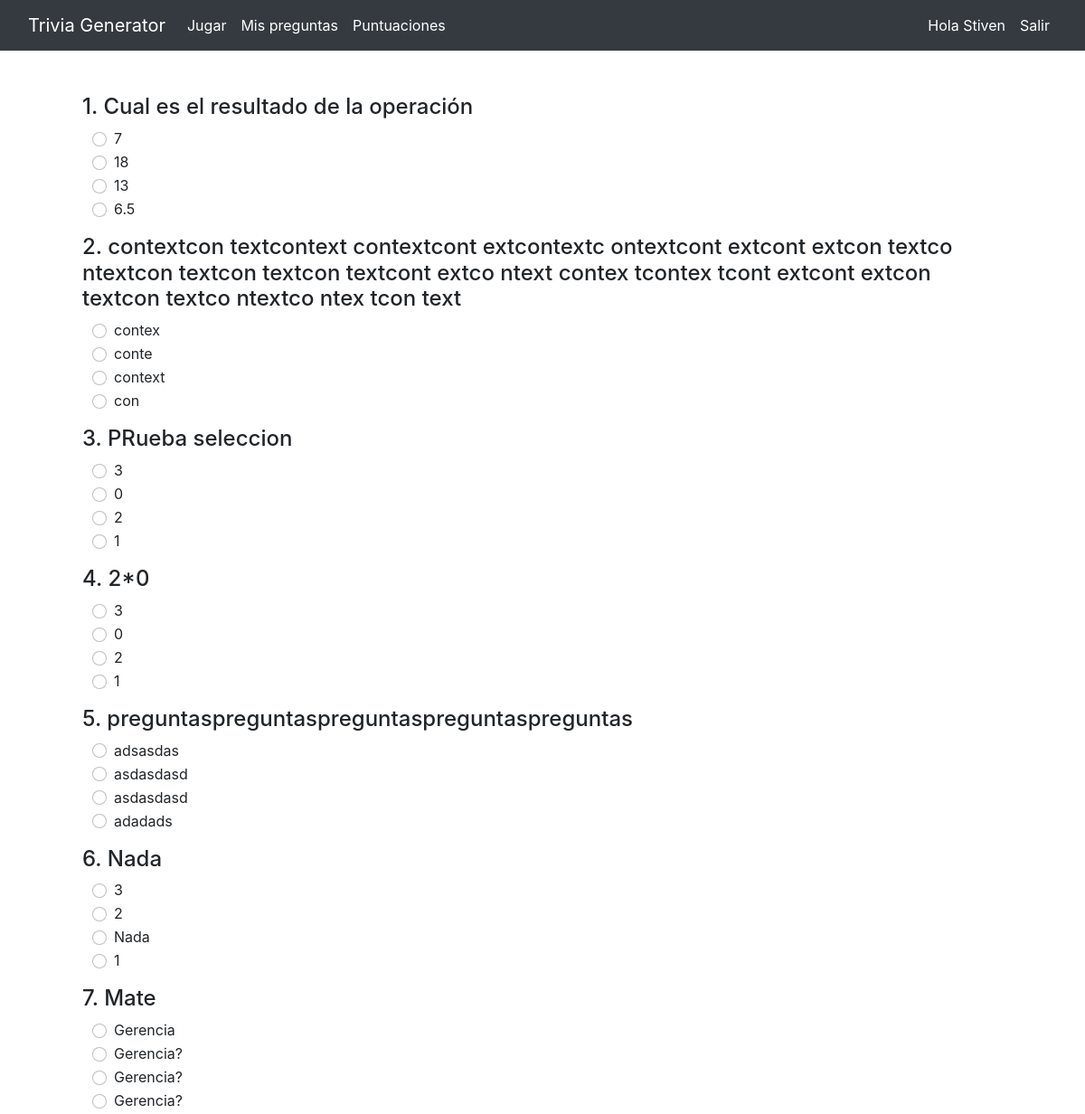
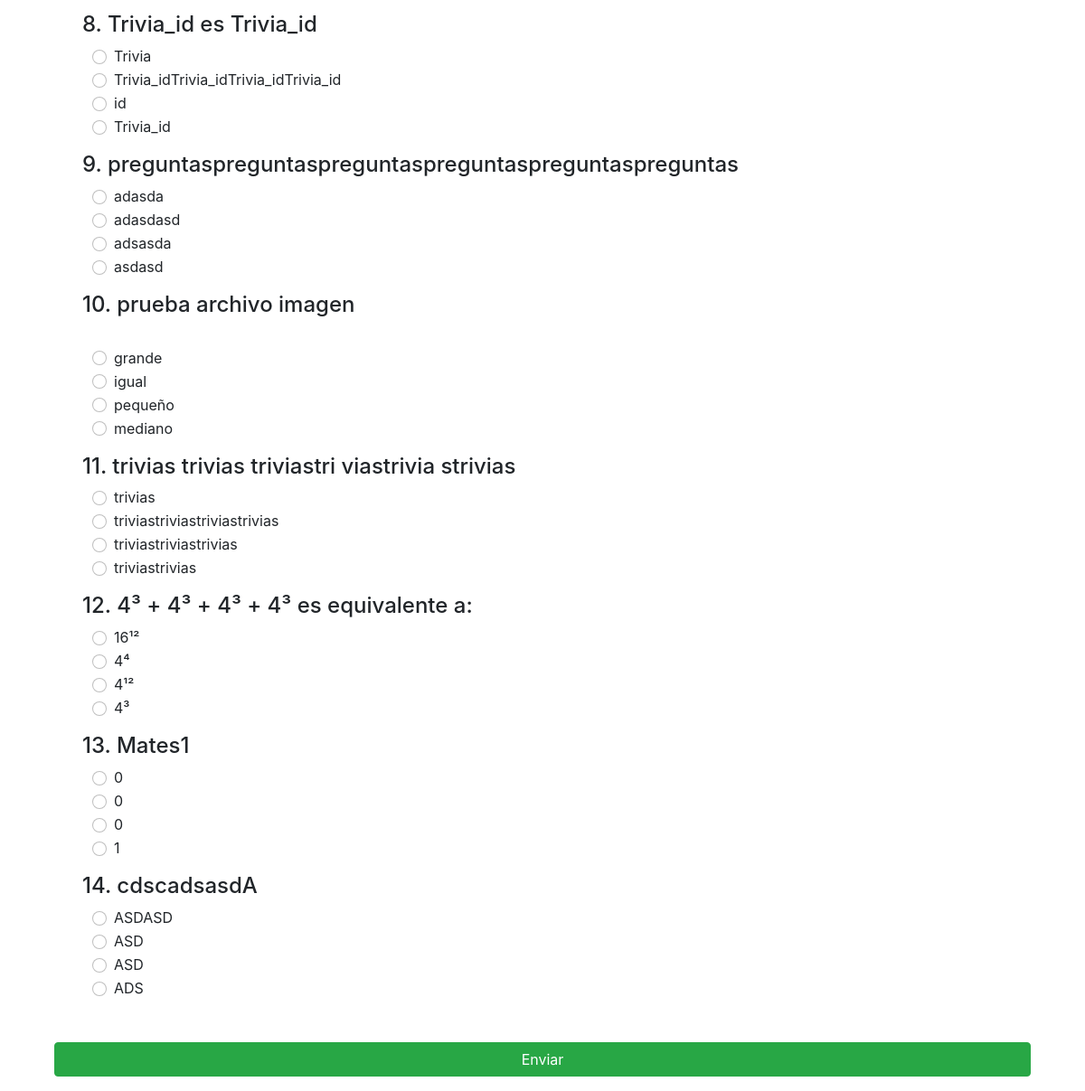
Page /jugar/trivia/1 (signed in) on the committed database (2 pictures, top to bottom).
### TGApp/models.py (models this page shows, shortened)
class Pregunta(models.Model):
    autor = models.ForeignKey(User, on_delete=models.CASCADE, null=True)
    trivia = models.ForeignKey(Trivia, on_delete=models.CASCADE, null=True)
    id = models.AutoField(primary_key=True)
    pregunta = models.TextField(verbose_name='Enunciado de la pregunta', null=True)
    opcionCorrecta = models.CharField(max_length=350, verbose_name='Opcion correcta de la pregunta', null=True)
    opcion2 = models.CharField(max_length=350, verbose_name='Opcion falsa de la pregunta', null=True)
    opcion3 = models.CharField(max_length=350, verbose_name='Opcion falsa de la pregunta', null=True)
    opcion4 = models.CharField(max_length=350, verbose_name='Opcion falsa de la pregunta', null=True)
    puntaje = models.DecimalField(verbose_name='Puntaje obtenido', default=0, decimal_places=2, max_digits=10)
    archivo = models.FileField(upload_to='archivos', verbose_name="Archivo opcional (imagenes, audios y videos solamente)", blank=True)
    pista =  models.CharField(max_length=350, verbose_name='Pista de la pregunta', blank=True)

### TGApp/views.py (the view)
# urls.py: path('jugar/trivia/<int:Trivia_id>', views.jugarTrivia, name='jugarTrivia'),
@login_required
def jugarTrivia(request, Trivia_id):
    if request.method == 'POST':
        trivia = Trivia.objects.get(id=Trivia_id)
        QuizUsuario, created = UsuarioTrivia.objects.get_or_create(usuario=request.user, trivia=trivia)
        preguntas = Pregunta.objects.filter(trivia=trivia).order_by('?')
        usuarios = UsuarioTrivia.objects.filter(trivia=trivia)
        for usuario in usuarios:
            puntajeUsuario = int(usuario.puntajeTotal)
        preguntas_options = []
        for pregunta in preguntas:
            options = [pregunta.opcionCorrecta, pregunta.opcion2, pregunta.opcion3, pregunta.opcion4]
            shuffle(options)
            pregunta_options = {'pregunta': pregunta, 'options': options}
            preguntas_options.append(pregunta_options)
        puntaje = 0
        incorrecta = 0
        correcta = 0
        total = 0
        count = 0
        puntajeUsuario = 0
        QuizUsuario.puntajeTotal =0
        QuizUsuario.save()
        for pregunta_options in preguntas_options:
            opcion_seleccionada = request.POST.get(str(pregunta_options['pregunta'].id))
            total += 1
            if opcion_seleccionada == pregunta_options['pregunta'].opcionCorrecta:
                puntajeUsuario += 10
                puntaje += 10
                correcta +=1
            else:
                incorrecta +=1
        percent = puntaje/(total*10) *100
        percent = round(percent, 2)
        QuizUsuario.puntajeTotal += puntajeUsuario
        QuizUsuario.save()
        context = {
            'preguntas':preguntas,
            'preguntas_options': preguntas_options,
            'trivia':trivia,
            'puntaje':puntaje,
            'incorrecta':incorrecta,
            'correcta':correcta,
            'total':total,
            'count':count,
            'percent':percent,
            'puntajeUsuario':puntajeUsuario,
        }
        return render(request, 'TGApp/resultados.html', context)
    else:
        trivia = Trivia.objects.get(id=Trivia_id)
        preguntas = Pregunta.objects.filter(trivia=trivia).order_by('?')
        trivias_acceso = Trivia.objects.filter(autor=request.user)
        usuarios = user_inicio.objects.all()
        contador = preguntas.count()
        preguntas_options = []
        for pregunta in preguntas:
            options = [pregunta.opcionCorrecta, pregunta.opcion2, pregunta.opcion3, pregunta.opcion4]
            shuffle(options)
            pregunta_options = {'pregunta': pregunta, 'options': options}
            preguntas_options.append(pregunta_options)
        context = {
            'preguntas_options': preguntas_options,
            'contar_user':contador,
            'trivias_acceso': trivias_acceso,
            'usuarios':usuarios,
        }
        return render(request, 'jugar/jugarTrivia.html', context)

### TGApp/templates/jugar/jugarTrivia.html (shortened to what this page needs)
{% extends "TGApp/base.html" %}
{% block contenido %}
<div class="container">
    {% if user.is_authenticated %}
        {% if user.is_staff %}
            {% if contar_user == 0 %}
                <div class="container text-center">
                    <div class="mt-2 p-3 bg-background text-body rounded">
                        <h2>
                            Aun no hay preguntas registradas para esta trivia.
                        </h2>
                    </div>
                </div>
            {% else %}
        <div class="mt-4 p-3 bg-background text-body rounded">
            {% for pregunta_options in preguntas_options %}
                <form method="POST">
                    <div class="container">
                        <h4>
                            <span class="">{{forloop.counter}}.</span> {{ pregunta_options.pregunta.pregunta }}
                        </h4>
                        <div class="container">
                            </div>
                        <div class="container mb-3">
                        {% for option in pregunta_options.options %}
                            <div class="form-check">
                                <input type="radio" class="form-check-input" name="{{ pregunta_options.pregunta.pk }}" value="{{ option }}" id="{{ pregunta_options.pregunta.pk }}{{ option }}" required>
                                    <label class="form-check-label" for="{{ pregunta_options.pregunta.pk }}{{ option }}">
                                        {{ option }}
                                    </label>
                            </div>
                        {% endfor %}
                    </div>
                    </div>
            {% endfor %}
    </div>
        <p>
            <div class="d-grid">
                <button type="submit" class="btn btn-success btn-block">Enviar</button>
              </div>
        </p>
    </div>
{% endif %}
    {% else %}
        <h1>No tienes permiso para acceder </h1>
    {% endif %}
{% endif %}
{% endblock %}

### TGApp/templates/TGApp/base.html (shortened to what this page needs)
{% load static %}
<!DOCTYPE html>
<html>
<head>
    <link href="https://cdn.jsdelivr.net/npm/bootstrap@5.1.3/dist/css/bootstrap.min.css" rel="stylesheet">
    <link rel="stylesheet" href="https://stackpath.bootstrapcdn.com/bootstrap/4.5.0/css/bootstrap.min.css">
</head>
<body>
  <nav class="navbar navbar-expand-lg navbar-dark bg-dark">
    <div class="container-fluid">
      <a class="navbar-brand" href="{% url 'inicio' %}">Trivia Generator</a>
      <div class="collapse navbar-collapse" id="navbarSupportedContent">
        {% if user.is_authenticated and user.is_staff %}
        <ul class="navbar-nav me-auto mb-2 mb-lg-0">
          <li class="nav-item">
            <a class="nav-link active" aria-current="page" href="{% url 'jugar' %}">Jugar</a>
          </li>
          <li class="nav-item">
            <a class="nav-link active" aria-current="page" href="{% url 'preguntas' %}">Mis preguntas</a>
          </li>
          <li class="nav-item">
            <a class="nav-link active" aria-current="page" href="{% url 'puntuaciones' %}">Puntuaciones</a>
          </li>
        </ul>
        {% endif %}
        {% if user.is_authenticated %}
        <ul class="navbar-nav ms-auto mb-2 mb-lg-0 d-flex">
          <li class="nav-item">
            <a class="nav-link active" aria-current="page" href="">Hola {{ request.user }}</a>
          </li>
          <li class="nav-item">
            <a class="nav-link active" aria-current="page" href="{% url 'logout' %}">Salir</a>
          </li>
        </ul>
        {% endif %}
      </div>
    </div>
  </nav>
    <div class="container">
      <div class="row">
        <div class="col-12 mt-2">
          {% block contenido %}  {% endblock %}
        </div>
      </div>
    </div>
  </body>
</html>

### rows in the picture
Pregunta: pregunta.pregunta "Cual es el resultado de la operación", options "7" "18" "13" "6.5"
Pregunta: pregunta.pregunta "contextcon textcontext contextcont extcontextc ontextcont extcont extcon textco ntextcon textcon textcon textcont extco ntext contex tcontex tcont extcont extcon textcon textco ntextco ntex tcon text", options "contex" "conte" "context" "con"
Pregunta: pregunta.pregunta "PRueba seleccion", options "3" "0" "2" "1"
Pregunta: pregunta.pregunta "2*0", options "3" "0" "2" "1"
Pregunta: pregunta.pregunta "preguntaspreguntaspreguntaspreguntaspreguntas", options "adsasdas" "asdasdasd" "asdasdasd" "adadads"
Pregunta: pregunta.pregunta "Nada", options "3" "2" "Nada" "1"
Pregunta: pregunta.pregunta "Mate", options "Gerencia" "Gerencia?" "Gerencia?" "Gerencia?"
Pregunta: pregunta.pregunta "Trivia_id es Trivia_id", options "Trivia" "Trivia_idTrivia_idTrivia_idTrivia_id" "id" "Trivia_id"
Pregunta: pregunta.pregunta "preguntaspreguntaspreguntaspreguntaspreguntaspreguntas", options "adasda" "adasdasd" "adsasda" "asdasd"
Pregunta: pregunta.pregunta "prueba archivo imagen", options "grande" "igual" "pequeño" "mediano"
Pregunta: pregunta.pregunta "trivias trivias triviastri viastrivia strivias", options "trivias" "triviastriviastriviastrivias" "triviastriviastrivias" "triviastrivias"
Pregunta: pregunta.pregunta "4³ + 4³ + 4³ + 4³ es equivalente a:", options "16¹²" "4⁴" "4¹²" "4³"
Pregunta: pregunta.pregunta "Mates1", options "0" "0" "0" "1"
Pregunta: pregunta.pregunta "cdscadsasdA", options "ASDASD" "ASD" "ASD" "ADS"

### other values in the picture
{{ request.user }} "Stiven"
